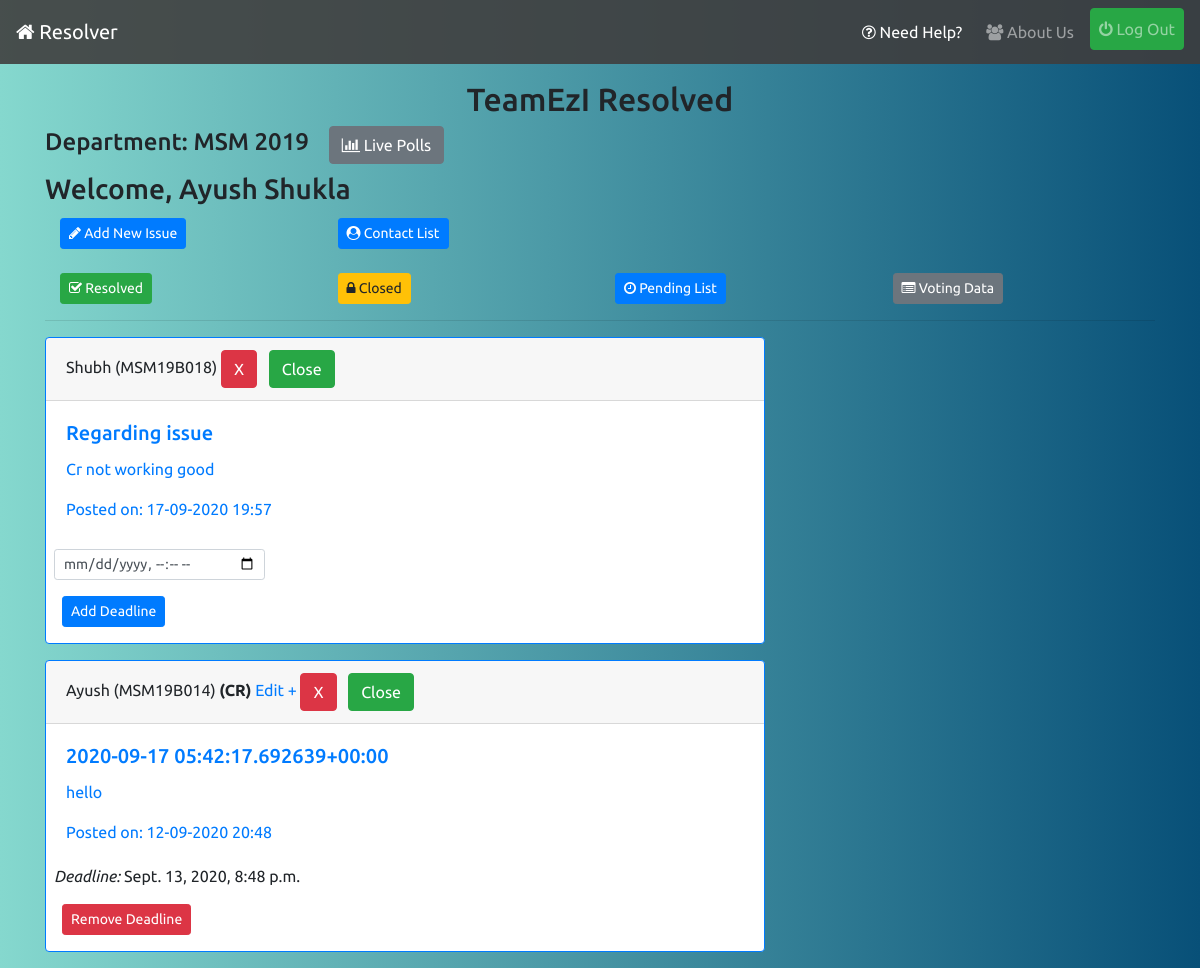
The page / (signed in) on the database as committed earlier.
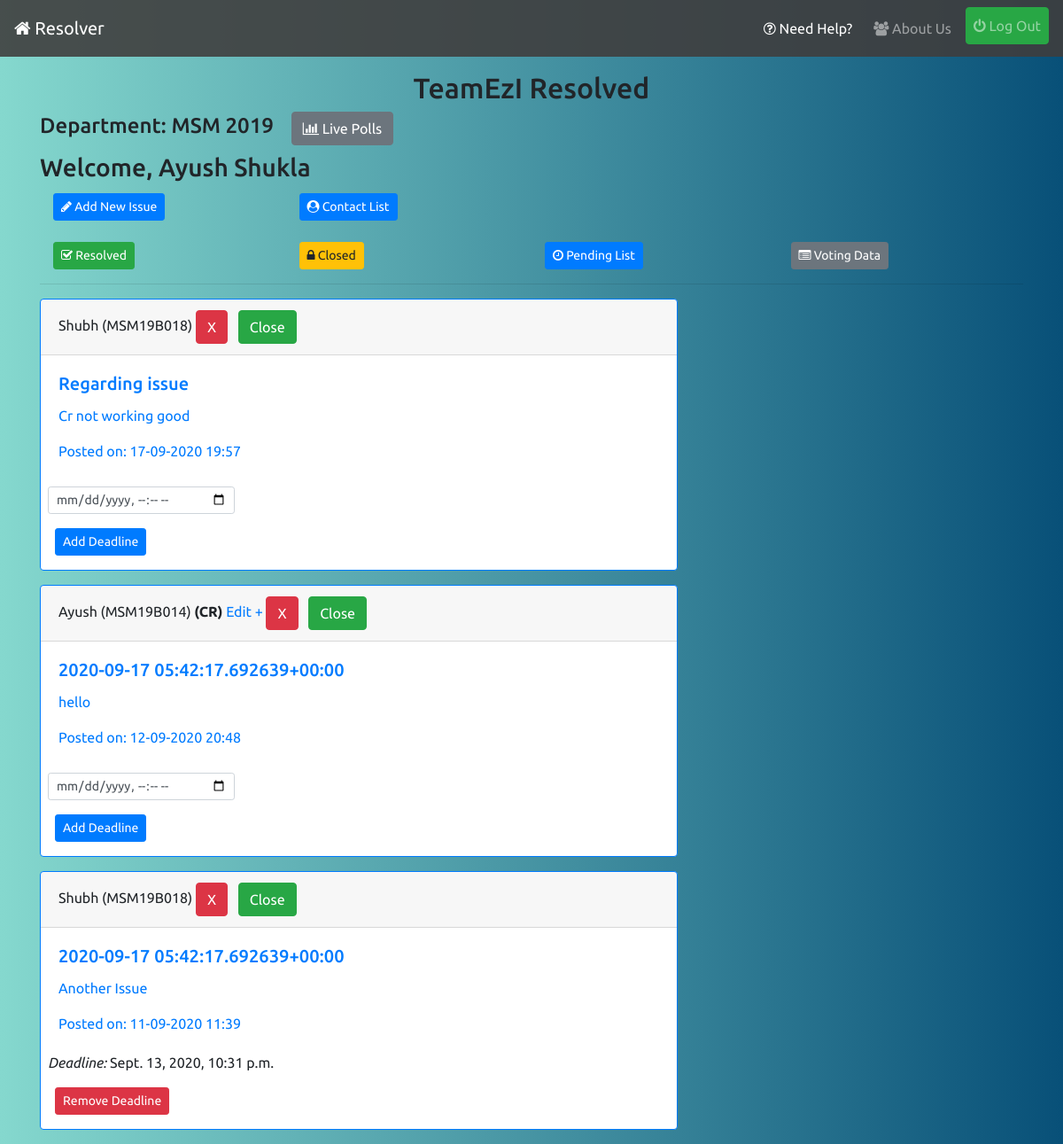
The same page on the database as committed later.
### profiles/models.py (models this page shows, shortened)
class User(AbstractUser):
    pass

class UserInfo(models.Model):
    user = models.OneToOneField(User,on_delete=models.CASCADE,related_name='info')
    is_cr = models.BooleanField(default=False)
    department = models.CharField(max_length=20)
    join_year = models.CharField(max_length=4)
    institute = models.ForeignKey(Institute,on_delete=models.CASCADE,related_name='allusers')
    registered_on = models.DateTimeField(auto_now_add=True)
    total_upvotes = models.IntegerField(default=0)
    total_downvotes = models.IntegerField(default=0)
    total_novotes = models.IntegerField(default=0)
    class Meta:
        ordering = ['-total_upvotes','-total_downvotes','-total_novotes']

### reporter/models.py (models this page shows, shortened)
class Report(models.Model):
    user = models.ForeignKey(UserInfo,on_delete=models.CASCADE,blank=True)
    title = models.CharField('Subject',max_length=56)
    content = models.TextField('Issue')
    department = models.CharField(max_length=20,blank=True)
    year = models.CharField(max_length=4,blank=True)
    timestamp = models.DateTimeField(auto_now_add=True)
    updated = models.DateTimeField(auto_now=True)
    active = models.BooleanField(default=True)
    resolved = models.BooleanField(default=False)
    cr_line = models.CharField(max_length=256,null=True,blank=True)
    upvotes = models.IntegerField(default=0)
    downvotes = models.IntegerField(default=0)
    deadline = models.DateTimeField(null=True)
    class Meta:
        ordering = ['-timestamp']

### reporter/views.py (the view)
# urls.py: path('',views.index_view,name='index'),
def index_view(request):
    qs = []
    form = DeadlineForm()
    if request.user.is_authenticated:
        qs = Report.objects.filter(active=True,department=request.user.info.department,year=request.user.info.join_year,resolved=False)
    return render(request,'reporter/index.html',{'issue_list':qs,'form':form})

### reporter/forms.py
class DeadlineForm(forms.ModelForm):
    class Meta:
        model = Report
        fields = ['deadline']
        widgets = {
            'deadline': forms.DateTimeInput(attrs={'type':'datetime-local','class': 'form-control-sm'})
        }
        labels = {
            'deadline': ''
        }

### reporter/templates/reporter/index.html (shortened to what this page needs)
{% extends 'base.html' %}
{% load static %}
{% load crispy_forms_tags %}
{% block content %}
<div>
    {% if request.user.is_authenticated %}
    <h2 class="mt-3 text-center">TeamEzI Resolved</h2>
    {% endif %}
    {% if request.user.is_authenticated %}
    <h4 class="inline-block">Department: {{request.user.info.department|upper}} {{request.user.info.join_year}}</h4>
    <a class="btn btn-secondary ml-3 " href="{% url 'polling:list' %}"><i class="fa fa-bar-chart"></i> Live Polls</a>
    <h3 class="mt-2">Welcome, {{request.user.first_name}} {{request.user.last_name}}</h3>
    <div class="container">
        <div class="row mb-3">
            <div class="col-sm-6 col-lg-3 mt-1">
                <a class="btn btn-primary btn-sm" href="{% url 'reporter:issue-form' %}"><i class="fa fa-pencil"></i> Add New Issue</a>
            </div>
            <div class="col-sm-6 col-lg-6 mt-1">
                <a class="btn btn-primary btn-sm" href="{% url 'reporter:contact-list' %}"><i class="fa fa-user-circle"></i> Contact List</a>
            </div>
        </div>
        <div class="row">
            <div class="col-sm-6 col-lg-3 mt-2">
                <a class="btn btn-success btn-sm" href="{% url 'reporter:resolved' %}"><i class="fa fa-check-square-o"></i> Resolved</a>
            </div>
            {% if request.user.info.is_cr %}
            <div class="col-sm-6 col-lg-3 mt-2">
                <a class="btn btn-warning btn-sm" href="{% url 'reporter:close-stage' %}"><i class="fa fa-lock"></i> Closed</a>
            </div>
            <div class="col-sm-6 col-lg-3 mt-2">
                <a class=" btn btn-primary btn-sm" href="{% url 'reporter:contact-pending' %}"><i class="fa fa-clock-o"></i> Pending List</a>
            </div>
            <div class="col-sm-6 col-lg-3 mt-2">
                <a class="btn btn-secondary btn-sm" href="{% url 'reporter:voted-list' %}"><i class="fa fa-list-alt"></i> Voting Data</a>
            </div>
            {% endif %}
        </div>
    </div>
    <hr>
    {% for issue in issue_list %}
    <div class="card border-primary mb-3" style="max-width: 45rem;">
        <div class="card-header">{{issue.user.user.first_name}} ({{issue.user.user.username|upper}}) {% if issue.user.is_cr %}<strong>(CR)</strong>{% endif %}{% if request.user == issue.user.user %} <a href="{% url 'reporter:edit' issue.id %}">Edit +</a>{% endif %} {% if request.user.info.is_cr or request.user == issue.user.user %}<button type="button" class="btn btn-danger" data-toggle="modal" data-target="#deleteModal">X</button>{% endif %}{% if request.user.info.is_cr %} <a class="btn btn-success ml-2" href="{% url 'reporter:close-issue' issue.id %}">Close</a> {% endif %}</div>
        <div class="card-body text-primary">
            <h5 class="card-title">{{issue.title}}</h5>
            <p class="card-text" >{{issue.content}}</p>
          <p class="card-text">Posted on: {{issue.timestamp|date:'d-m-Y H:i'}}</p>
        </div>
        {% if issue.deadline %}
            <p class="deadline-date ml-2"><em>Deadline: </em>{{issue.deadline}}</p>
            {% if request.user.info.is_cr %}
            <p class="ml-3"><a class="btn btn-danger btn-sm" href="{% url 'reporter:remove-deadline' issue.id %}">Remove Deadline</a></p>
            {% endif %}
        {% else %}
            {% if request.user.info.is_cr %}
                <div class="row">
                    <div class="col-lg-4 col-md-6 col-sm-8  ">
                        <div class=" ml-2 mt-2 pb-3 deadline">
                            <form action="{% url 'reporter:add-deadline' %}" method="post">
                                {{form|crispy}}
                                <input class="ml-2 btn btn-primary btn-sm" type="submit" value="Add Deadline">
                            </form>
                        </div>
                    </div>
                </div>
            {% endif %}
        {% endif %}
    </div>
    {% empty %}
    <p class="lead">Woohoo, No Active Issues!</p>
    {% endfor %}
    {% endif %}
</div>
{% endblock %}

### templates/base.html (shortened to what this page needs)
{% load static %}
<!doctype html>
<html lang="en">
  <head>
     <link rel="stylesheet" href="https://stackpath.bootstrapcdn.com/bootstrap/4.5.2/css/bootstrap.min.css">
     <link rel="stylesheet" href="{% static 'css/style.css' %}">
    <link rel="stylesheet" href="https://stackpath.bootstrapcdn.com/font-awesome/4.7.0/css/font-awesome.min.css">
  </head>
  <body>
      <nav style="background-color:rgba(63, 61, 61, 0.89) ;" class="navbar navbar-expand-lg navbar-dark sticky-top">
        <a class="navbar-brand" href="{% url 'reporter:index' %}"><i class="fa fa-home"></i> Resolver</a>
        <div class="collapse navbar-collapse" id="navbarSupportedContent">
          <ul class="navbar-nav ml-auto">
            <li class="nav-item active">
              <a class="nav-link my-1 mr-2 text-center" href="{% url 'reporter:documentation' %}"><i class="fa fa-question-circle-o"></i> Need Help?</a>
            </li>
            <li class="nav-item">
              <a class="nav-link my-1 mr-2 text-center" href="{% url 'reporter:about' %}"><i class="fa fa-users"></i> About Us<span class="sr-only">(current)</span></a>
            </li>
            {% if request.user.is_authenticated %}
            <li class="nav-item">
              <a class="nav-link btn btn-success" href="{% url 'account_logout' %}"><i class="fa fa-power-off"></i> Log Out</a>
            </li>
            {% endif %}
          </ul>
        </div>
      </nav>
    <div class="container">
      {% block content %} {% endblock %}
    </div>
  </body>
</html>

### static/css/style.css (style rules this page uses)
body { background: #085078; background: -webkit-linear-gradient(to right, #85D8CE, #085078); background: linear-gradient(to right, #85D8CE, #085078); font-family: 'Ubuntu', sans-serif; }
.inline-block { display: inline-block; }

Rows that differ between the two databases and show on the page:
changed Report "hello": value (not shown) → "Add Deadline"; deadline "Sept. 13, 2020, 8:48 p.m." → (not shown)
now on this page (row edited): Report: user.user.first_name "Shubh", user.user.username "MSM19B018", title "2020-09-17 05:42:17.692639+00:00", content "Another Issue", timestamp "11-09-2020 11:39", deadline "Sept. 13, 2020, 10:31 p.m.", shows "Remove Deadline"
